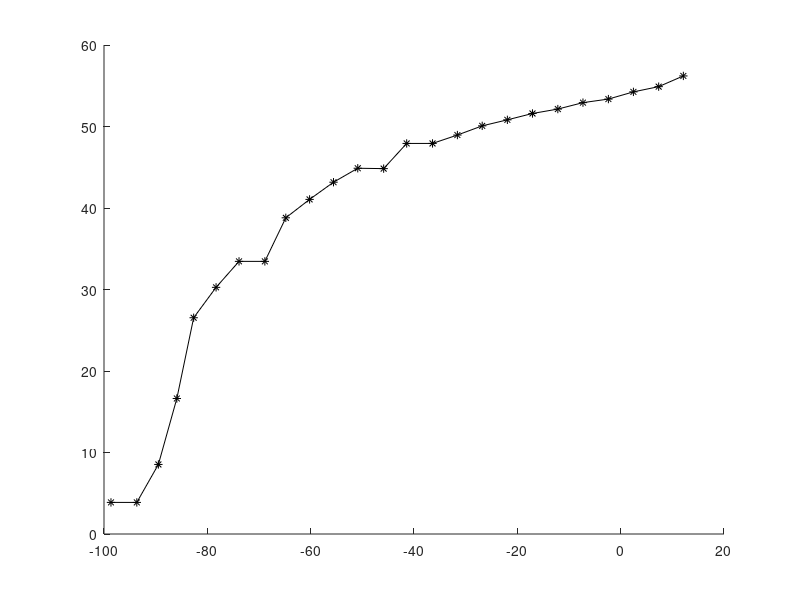

This chart was generated by the following MATLAB code: (Note: this script raises an error after producing the figure.)
clear all 
close all
clc

load surfacePoint11161346.mat


figure; hold on;
for i = 1%: size(surfacePoints,3)

   plot(surfacePoints(:,3,i),surfacePoints(:,1,i), 'Marker','*', Color = 'black')
end
hold on ; 
plot(old(:,3,1),old(:,1,1), 'Marker','*',Color='blue')
plot(new(:,3,1),new(:,1,1), 'Marker','*',Color='magenta')
% plot(real_points(:,3),real_points(:,1), 'Marker','*','red')



%%
figure; hold on;
for i = 1: size(surfacePoints,3)

   plot(surfacePoints(:,3,i),surfacePoints(:,2,i), 'Marker','*')
end
%%
figure; hold on;
for i = 1: size(surfacePoints,3)
   plot(surfacePoints(:,1,i),surfacePoints(:,2,i), 'Marker','*')
end
%% 
 
for i = 1: size(surfacePoints,1)
   figure;
   plot(squeeze(surfacePoints(i,2,:)),squeeze(surfacePoints(i,1,:)), 'Marker','*')
end
%%
clear all 
close all
clc

load surfacePoint11161346.mat
offset = load ('surfacePoint11221446_white_10degrees_TCPChange.mat');
offset = offset.surfacePoints;

newnew = load ('surfacePoint11221523_white_10degrees_TCPChange_protect.mat');
newnew = newnew.surfacePoints;

old = load ('angle10_surfacePoint11221058.mat');
old = old.surfacePoints;

new = load ('angle_10_low_speed_surfacePoint11221408.mat');
new = new.surfacePoints;

stl_file = stlread('symmetricalBreastModel.STL');
real_points = rotx(90)*stl_file.Points';
real_points = real_points';

real_points(:,1) = real_points(:,1) -60;
real_points(:,2) = real_points(:,2) +60;
real_points(:,3) = real_points(:,3) -120;

figure; hold on;
for i = 1:size(surfacePoints,3)
%     scatter3(surfacePoints(:,1,i),surfacePoints(:,2,i),surfacePoints(:,3,i), 'filled', 'black' )
%     scatter3(old(:,1,i),old(:,2,i),old(:,3,i), 'filled', 'blue' )
%     scatter3(new(:,1,i)-1,new(:,2,i)-3,new(:,3,i), 'filled', 'magenta' )
%     scatter3(offset(:,1,i),offset(:,2,i),offset(:,3,i), 'filled', 'red' )
     scatter3(newnew(:,1,i),newnew(:,2,i),newnew(:,3,i), 'filled', 'blue' )
%     view(3)

end

scatter3(real_points(:,1),real_points(:,2),real_points(:,3),'black')
xlabel('X')
ylabel('Y')
zlabel('Z')
legend('före nyaste data', 'Nyaste data ', 'STL data')
%%
spline_data = surfacePoints(:,:,3);

figure;
plot(spline_data(:,3),spline_data(:,2),'Marker','*')

